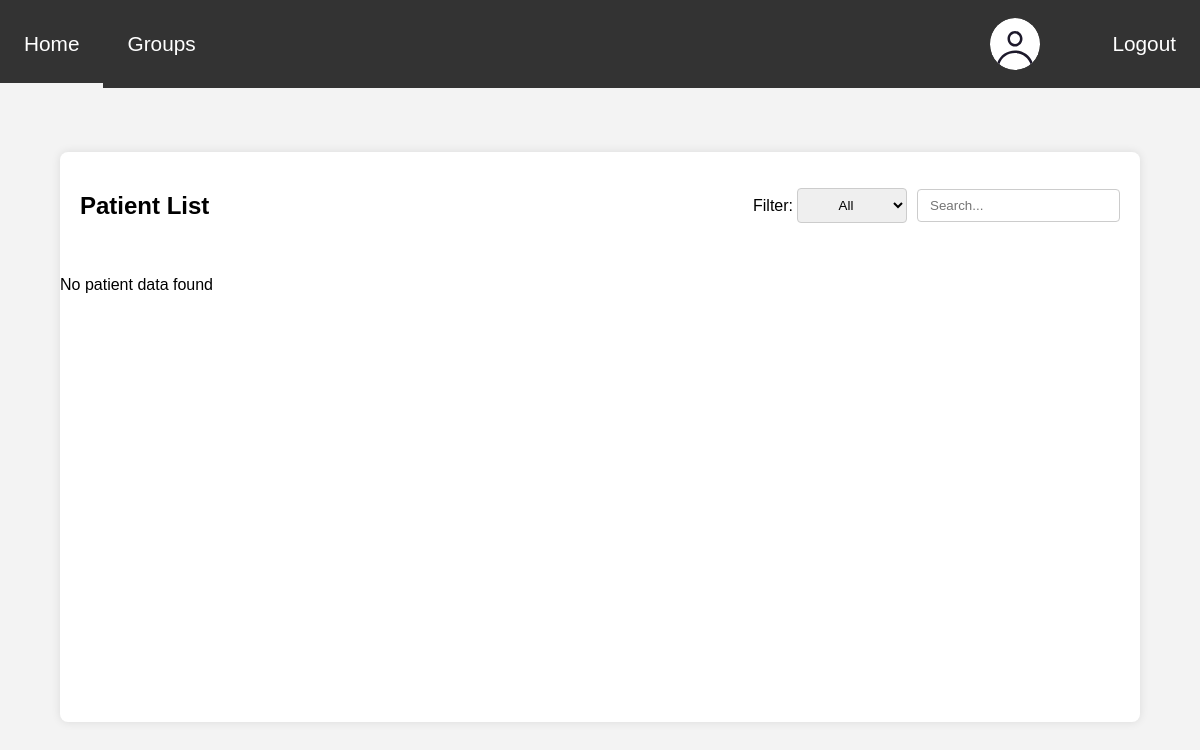
Page /therapist/home_page/index.php (signed in) on the earlier database version.
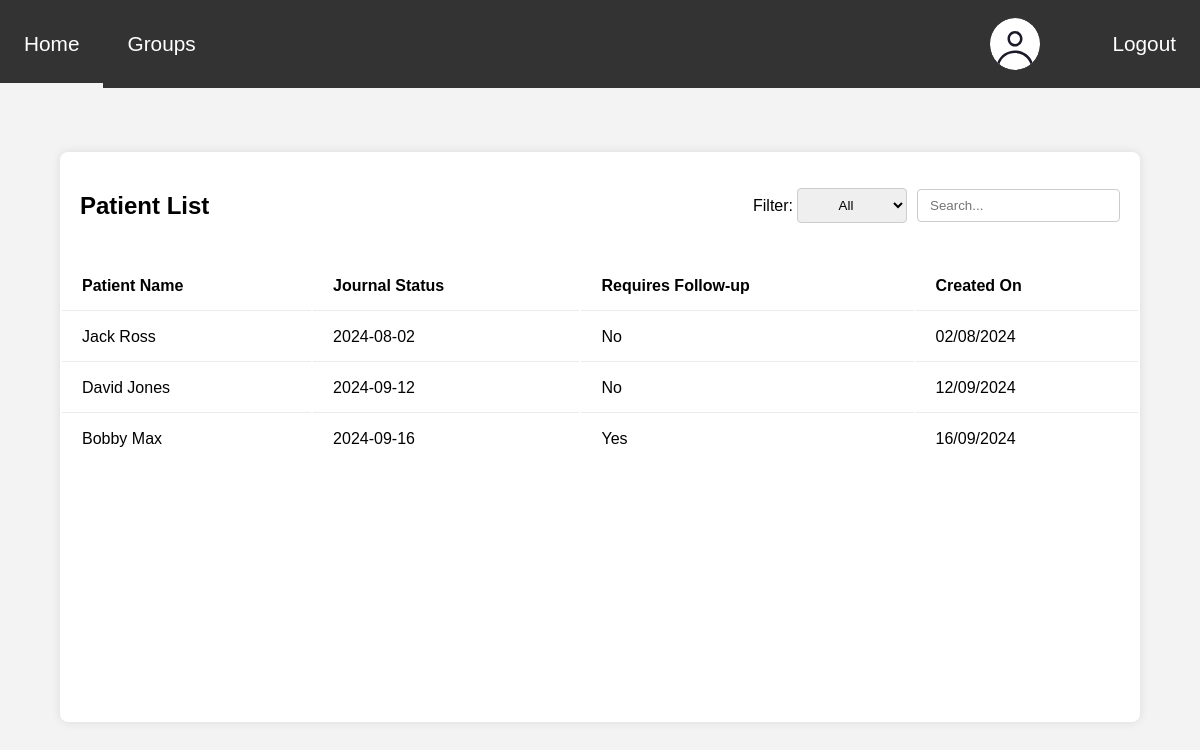
Same page on the later database version.
### tables this page shows
CREATE TABLE patient_therapist (
    patient_id INT,
    therapist_id INT,
    assigned_on DATE NOT NULL,
    note MEDIUMTEXT DEFAULT "",
    case_type TEXT(200) DEFAULT "",
    PRIMARY KEY (patient_id, therapist_id),
    journal_status ENUM('Unread', 'Up to date') NOT NULL,
    requires_followup ENUM('Yes', 'No') NOT NULL,
    created_on DATE NOT NULL,
    FOREIGN KEY (patient_id) REFERENCES Users(id) ON DELETE CASCADE,
    FOREIGN KEY (therapist_id) REFERENCES Users(id) ON DELETE CASCADE
);

CREATE TABLE Users(
    id int NOT NULL AUTO_INCREMENT PRIMARY KEY,
    first_name varchar(100),
    last_name varchar(100),
    age int,
    gender VARCHAR(255) DEFAULT "",
    email VARCHAR(255) NOT NULL UNIQUE,
    phone_number VARCHAR(15) NOT NULL UNIQUE,
    password VARCHAR(255) NOT NULL,
    added timestamp NOT NULL DEFAULT CURRENT_TIMESTAMP,
    profile_image BLOB NULL,
    user_type int,
    FOREIGN KEY (user_type) REFERENCES UserType(id)
	
) AUTO_INCREMENT = 1;

### conf.php (called while the page is built, shortened)
<?php
$base_url = "/www/CaRe_Group36/";
?>

### therapist/home_page/index.php (the view, shortened to what this page needs)
<!DOCTYPE html>
<html lang="en">
<head>
    <link rel="stylesheet" href="style.css">
</head>
<body>
    <header>
        <?php include "../../common/navbar/navbar.php"; ?>
    </header>
    <main class="main_container">
        <div class="patient_list_header">
            <h2>Patient List</h2>
            <div class="controls">
                <label for="journal_status"> Filter: </label>
                <select id="journal_status" onchange="filterTable()">
                    <option value="All">All</option>
                </select>
                <input type="search" placeholder="Search..." class="search-box" id="inp" onkeyup="myFunction()">
            </div>
        </div>
        <?php
        $sql = "SELECT * FROM patient_therapist LEFT JOIN users ON patient_therapist.patient_id=users.id WHERE patient_therapist.therapist_id=".$_SESSION['id'];
        $result = $conn->query($sql);
        if ($result->num_rows > 0) {
            echo "<table id='patient_table' class='patient_table'>
            <thead>";
            echo "<tr>";
            echo "<th>Patient Name</th>";
            echo "<th>Journal Status</th>";
            echo "<th>Requires Follow-up</th>";
            echo "<th class='last_column'>Created On</th>";
            echo "</tr>";
            echo "</thead>";
            echo "<tbody>";
            while ($row = $result->fetch_assoc()) {
                echo "<tr>";
                echo "<td><a class='patient_names' href='../patient_view_page/patient_view_page.php?id=" . $row['patient_id'] . "'>" . htmlspecialchars($row['first_name'])." " .htmlspecialchars($row['last_name']) . "</a></td>";
                echo "<td>" . ($row['created_on']) . "</td>";
                echo "<td>" . htmlspecialchars($row['requires_followup']) . "</td>";
                echo "<td>" . date("d/m/Y", strtotime($row['created_on'])) . "</td>";
                echo "</tr>";
            }
            echo "</tbody>";
            echo "</table>";
        } else {
            echo "<p>No patient data found</p>";
        }
        ?>
    </main>
</body>
</html>

### common/navbar/navbar.php (shortened to what this page needs)
<?php
include_once __DIR__ . "/../../conf.php";
$sql= "SELECT * FROM Users where id = ?;";
if ($stmt = mysqli_prepare($conn, $sql)) {
    mysqli_stmt_bind_param($stmt, 'i', $_SESSION['id']);
    mysqli_stmt_execute($stmt);
    if($result = mysqli_stmt_get_result($stmt)) {
        $user=mysqli_fetch_assoc($result);
    }
}
?>
<link rel="stylesheet" type="text/css" href="<?= $base_url ?>/style.css">
<link rel="stylesheet" type="text/css" href="<?= $base_url ?>/common/navbar/navbar.css">
<nav class="MainNavbar">
    <?php
    switch ($_SESSION['user_type'])
    {
        ?>
        <?php
    case 2:
    ?>
        <a href="<?= $base_url ?>/therapist/home_page/index.php">
            <p>Home</p>
        </a>
        <a href="<?= $base_url ?>/therapist/groups/groups.php">
            <p>Groups</p>
        </a>
    <?php
        break;
        ?>
        <?php
    }
    ?>
    <span class="profileContainer">
        <?php
        if ($user['profile_image']) {
            ?>
            <a  href="<?= $base_url ?>/profile/update-profile.php"><img src="<?= $base_url ?>/profile/user-profile-image.php" id="profileImage"  ></a>
            <?php
        } else {
            ?>
            <a  href="<?= $base_url ?>/profile/update-profile.php"><img src="<?= $base_url ?>assets/images/default_profile.svg" id="profileImage"></a>
            <?php
        }
        ?>
        <div id="logoutContainer">
            <button onclick="redirect('<?= $base_url."?logout=true" ?>')">Logout</button>
        </div>
    </span>
</nav>

### therapist/home_page/style.css (style rules this page uses)
* { padding: 0; font-family: Arial, sans-serif; }
body { background-color: #fafafa; margin-bottom: 20px; }
.main_container { position: absolute; height:35rem; top: 50%; margin-top: -15.5rem; left:5%; padding-bottom: 10px; width: 90%; background: #fff; border-radius: 8px; box-shadow: 0 0 10px rgba(0, 0, 0, 0.1); }
.patient_list_header { margin: 0; padding: 20px; display: flex; justify-content: space-between; }
.controls { display: flex; align-items: center; }
#journal_status { border-radius: 4px; text-align: center; padding: 8px 12px; border: 1px solid #ccc; margin-right: 10px; margin-left: 4px; }
.search-box { padding: 8px 12px; border: 1px solid #ccc; border-radius: 4px; }
.patient_table { width: 100%; }
.patient_table th, .patient_table td { padding: 15px 20px; text-align: left; border-bottom: 1px solid #EBEBEB; }
table tr:last-child { border-bottom: none; }
table tr:last-child td { border-bottom: none; }
td a { text-decoration: none; color: #000; }

### style.css (style rules this page uses)
body { padding:0; margin:0; background-color: #F3F3F3; font-family:'Helvetica', Times, serif; position: absolute; width: 100%; height: 100%; }
button { cursor: pointer; }
header { padding:0; margin:0; }

### common/navbar/navbar.css (style rules this page uses)
.MainNavbar { width:100%; background-color: #333333; margin:0; height: 11vh; display: flex; }
.MainNavbar a { font-size: 1.3rem; height: 11vh; width: fit-content; padding: 0 2vw 0; text-decoration: none; color: white; justify-content: center; display: flex; flex-direction: column; }
.profileContainer { position: absolute; right: 0; display: flex }
#profileImage { height: 6.5vh; padding: 2vh 0; border-radius: 50%; }
#logoutContainer { background: #333333; display: flex; height: 11vh; padding-left:2vw; }
#logoutContainer button { text-align: center; border: none; padding:0.5rem; margin:0; background: none; font-size: 1.3rem; color:white; width: 100%; padding: 0 2vw; }

Differences in the rows shown:
added patient_therapist: patient.first_name "Jack", patient.last_name "Ross", created_on "2024-08-02", requires_followup "No", created_on "02/08/2024"
added patient_therapist: patient.first_name "David", patient.last_name "Jones", created_on "2024-09-12", requires_followup "No", created_on "12/09/2024"
added patient_therapist: patient.first_name "Bobby", patient.last_name "Max", created_on "2024-09-16", requires_followup "Yes", created_on "16/09/2024"
Other differences:
text no longer shown: "No patient data found"
text now shown: "Patient Name Journal Status Requires Follow-up Created On"
